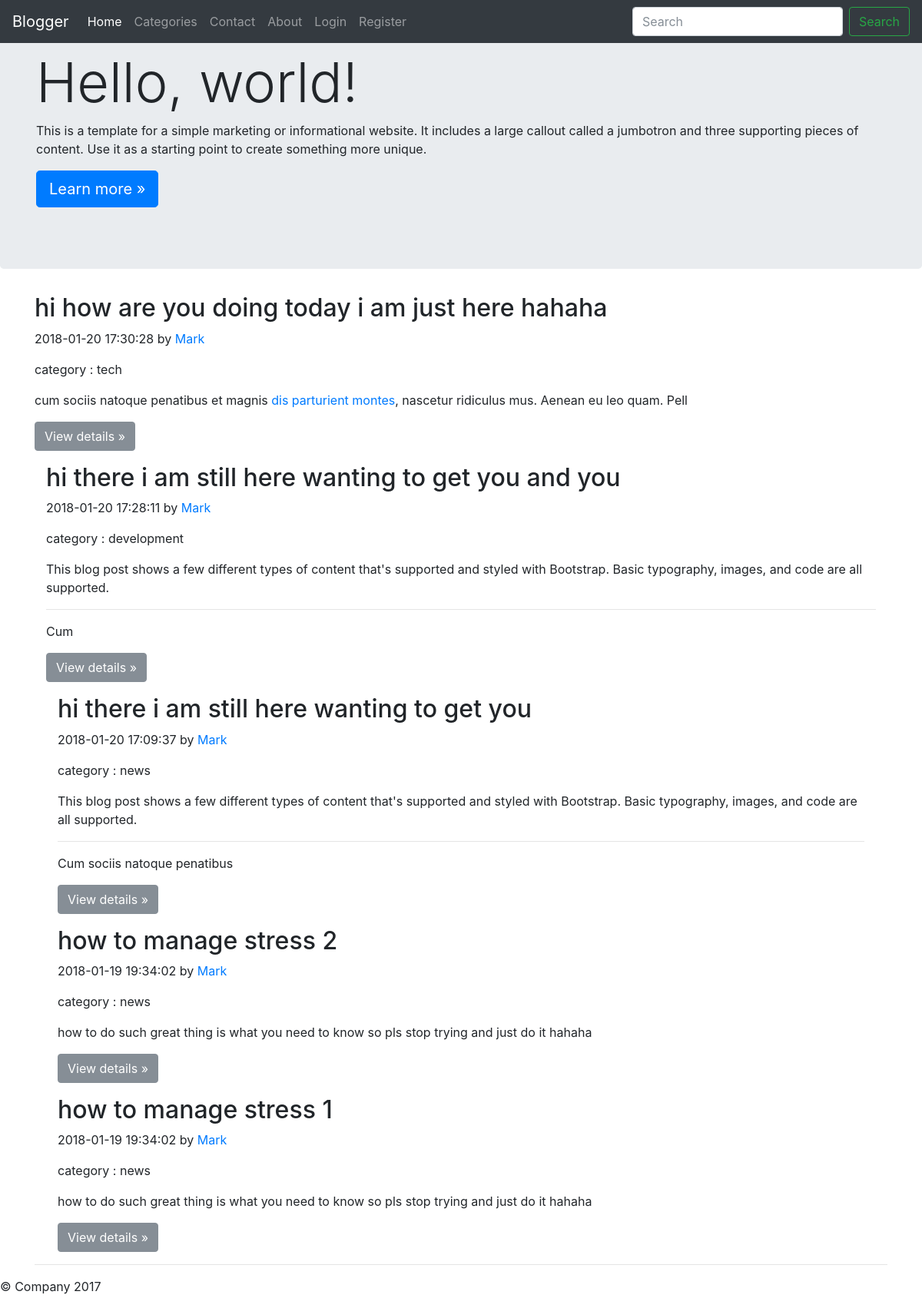
The page / on the database its author committed.
### tables this page shows
CREATE TABLE `posts` (
  `post_id` int(10) UNSIGNED NOT NULL,
  `user_id` int(11) NOT NULL,
  `category_id` int(11) NOT NULL,
  `title` varchar(255) NOT NULL,
  `slug` varchar(255) NOT NULL,
  `content` text NOT NULL,
  `approved` tinyint(4) NOT NULL DEFAULT '0',
  `created_at` datetime NOT NULL DEFAULT CURRENT_TIMESTAMP,
  `updated_at` datetime NOT NULL DEFAULT CURRENT_TIMESTAMP ON UPDATE CURRENT_TIMESTAMP
);

CREATE TABLE `categories` (
  `category_id` int(10) UNSIGNED NOT NULL,
  `name` varchar(255) NOT NULL,
  `approved` tinyint(4) NOT NULL DEFAULT '0',
  `created_at` datetime NOT NULL DEFAULT CURRENT_TIMESTAMP ON UPDATE CURRENT_TIMESTAMP
);

### application/controllers/Posts.php (called while the page is built, shortened)
<?php
class Posts extends CI_Controller
{
  	public function __construct ()
  	{
		$this->load->model('post_model');
		$this->load->model('user_model');
		$this->load->model('category_model');
		$this->load->model('comment_model');
		$this->load->library('pagination');
		$this->load->library('form_validation');
  	}
  	public function index ()
  	{
		$data['title'] = "latest posts";
		$data['posts'] = $this->post_model->get_post(false , false);
		$this->load->view('layouts/header');
		$this->load->view('posts/index' , $data);
		$this->load->view('layouts/footer');
	}
}

### index.php (called while the page is built, shortened)
<?php
require_once BASEPATH.'core/CodeIgniter.php';

### application/models/Post_model.php (called while the page is built, shortened)
<?php
class Post_model extends CI_Model
{
    public function get_post ($slug = false , $post_id = false)
    {
        if ($slug == false && $post_id == false)
        {
            $this->db->order_by('posts.post_id' , 'DESC');
            $this->db->where([ 'approved' => 1 ]);
            $query = $this->db->get('posts');
            $result = $query->result();
            return $result;
        }
        $query = $this->db->get_where('posts' , array( 'post_id' => $post_id , 'approved' => '1'));
        return $query->row();
    }
}

### application/models/Category_model.php (called while the page is built, shortened)
<?php
class Category_model extends CI_Model
{
    public function get_category($id)
    {
        $this->db->where(['category_id' => $id]);
        $query = $this->db->get('categories');
         $results = $query->row();
         return $results->name;
    }
}

### application/views/posts/index.php (the view, shortened to what this page needs)
    <main role="main">
      <div class="jumbotron">
        <div class="container">
          <h1 class="display-3">Hello, world!</h1>
          <p>This is a template for a simple marketing or informational website. It includes a large callout called a jumbotron and three supporting pieces of content. Use it as a starting point to create something more unique.</p>
          <p><a class="btn btn-primary btn-lg" href="#" role="button">Learn more &raquo;</a></p>
        </div>
      </div>
      <div class="container">
        <div class="row">
        <?php foreach($posts as $post): ?>
          <div class="col-sm-12">
            <h2><?php echo $post->title; ?></h2>
            <p class="blog-post-meta"><?=$post->created_at ?> by <a href="#">Mark</a></p>
            <p class="blog-post-meta">category : <?php echo $this->category_model->get_category($post->category_id);?> </p>
            <p><?php echo substr($post->content , 0 , 200); ?></p>
            <p><a class="btn btn-secondary" href="<?php echo base_url('posts/'.$post->post_id.'/'.$post->slug); ?>" role="button">View details &raquo;</a></p>
          </div>
<?php endforeach; ?>
        </div>
        <hr>
      </div>
    </main>

### application/views/layouts/header.php (shortened to what this page needs)
<!DOCTYPE html>
<html lang="en">
<head>
            <link rel="stylesheet" href="<?=base_url('assets/css/bootstrap.min.css')?>" />
    <link rel="stylesheet" href="<?=base_url('assets/css/bootstrap-grid.min.css')?>" />
    <link rel="stylesheet" href="<?=base_url('assets/css/bootstrap-reboot.min.css')?>" />
</head>
  <body>
    <nav class="navbar navbar-expand-md navbar-dark fixed-top bg-dark">
      <a class="navbar-brand" href="#">Blogger</a>
      <div class="collapse navbar-collapse" id="navbarsExampleDefault">
        <ul class="navbar-nav mr-auto">
          <li class="nav-item active">
            <a class="nav-link" href="<?php echo base_url(); ?>">Home <span class="sr-only">(current)</span></a>
          </li>
          <li class="nav-item">
            <a class="nav-link" href="<?php echo base_url(); ?>categories">Categories</a>
          </li>
          <li class="nav-item">
            <a class="nav-link" href="<?php echo base_url(); ?>user/contact">Contact</a>
          </li>
                    <li class="nav-item">
            <a class="nav-link" href="<?php echo base_url(); ?>about">About</a>
          </li>
          <?php if(empty($this->session->user_id)): ?>
          <li class="nav-item">
            <a class="nav-link" href="<?php echo base_url(); ?>user/login">Login</a>
          </li>
          <li class="nav-item">
            <a class="nav-link" href="<?php echo base_url(); ?>user/register">Register</a>
          </li>
      <?php endif; ?>
        </ul>
        <form class="form-inline my-2 my-lg-0">
          <input class="form-control mr-sm-2" type="text" placeholder="Search" aria-label="Search">
          <button class="btn btn-outline-success my-2 my-sm-0" type="submit">Search</button>
        </form>
      </div>
    </nav>

### application/views/layouts/footer.php (shortened to what this page needs)
      <footer class="footer">
        <p>© Company 2017</p>
      </footer>
</body>
</html>

### rows shown on the page
posts: title "hi how are you doing today i am just here hahaha", created_at "2018-01-20 17:30:28", category.name "tech", content "cum sociis natoque penatibus et magnis dis parturient montes , nascetur ridiculus mus. Aenean eu leo quam. Pell"
posts: title "hi there i am still here wanting to get you and you", created_at "2018-01-20 17:28:11", category.name "development", content "This blog post shows a few different types of content that's supported and styled with Bootstrap. Basic typography, images, and code are all supported. Cum"
posts: title "hi there i am still here wanting to get you", created_at "2018-01-20 17:09:37", category.name "news", content "This blog post shows a few different types of content that's supported and styled with Bootstrap. Basic typography, images, and code are all supported. Cum sociis natoque penatibus"
posts: title "how to manage stress 2", created_at "2018-01-19 19:34:02", category.name "news", content "how to do such great thing is what you need to know so pls stop trying and just do it hahaha"
posts: title "how to manage stress 1", created_at "2018-01-19 19:34:02", category.name "news", content "how to do such great thing is what you need to know so pls stop trying and just do it hahaha"
